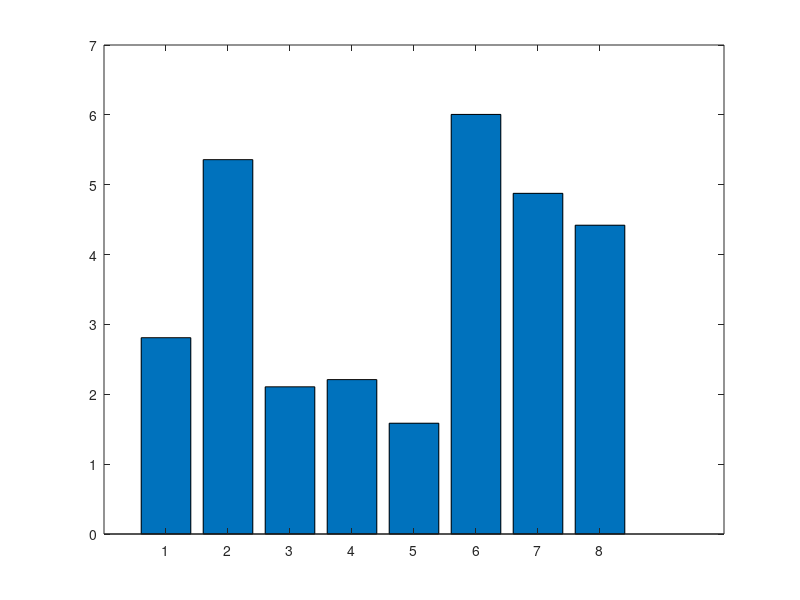

Recreate this plot in MATLAB. (Note: this script raises an error after producing the figure.)
% Component Sizing Math

clc; clear; close all;

% LiOH
m_LiOH = 23.95; %g/mol
m_CO2 = 44.01; %g/mol

lioh_per_co2 = (2*m_LiOH)/m_CO2;
co2_per_lioh = 1/lioh_per_co2;


% Reference - Apollo 15-17 8hr LiOH Canister
m_tot_ref = 2.81; % kg - PLSS Cartridge from launch stowage
m_sorb_ref = 1.42; %kg - LiOH sorbent from Apollo journal
bed_utilization_8hrcanister = 0.50; % 50% reaction completion for 8hr EVA - from NASA tech report (19720017483)
bed_utilization_4hrcanister = 0.35;
% utilization: how lioh can become lithium carbonate
% removal efficiency: how much co2 can be captured
m_charcoal_ref = 0.0567; % kg (2 ounces) - CHECKED, YES THIS IS CORRECT FOR 8HRS

m_co2load_ref = m_sorb_ref * co2_per_lioh * bed_utilization_8hrcanister;

m_house_ref = m_tot_ref - m_sorb_ref;

%%%%%%%%%%%%%%%%%%%%%%%%%%%%%%%%%%%%%%%%%%%%%%%%%%%%%%%%%%%%%%%%%%%%%%%%%%%
% Mars model
m_co2load_mars = 0.91; %kg over 8hrs - from NEW EVA
scaling_ratio = m_co2load_mars/m_co2load_ref;

m_sorb_mars = m_sorb_ref * scaling_ratio;
% charcoal
m_ammonasorbII_8hrs = 0.085; % kg (3 ounces)
m_extrahouse_8hrs = m_ammonasorbII_8hrs - m_charcoal_ref; % = 0.0283 --> add to any house calculations

m_house_mars = (m_house_ref * (m_sorb_mars/m_sorb_ref)^(2/3)) + m_extrahouse_8hrs; % scale up only volume, not thikness

m_tot_mars = m_sorb_mars + m_house_mars + m_extrahouse_8hrs;


fprintf('m_tot_apollo = %g\n', m_tot_ref)
fprintf('m_tot_mars dry = %g\n', m_tot_mars)




%%%%%%%%%%%%%%%%%%%%%%%%%%%%%%%%%%%%%%%%%%%%%%%%%%%%%%%%%%%%%%%%%%%%%%%%%%%
% Segments! Splitting the 8hr upper bound directly in half to account for "short EVAs"
% Assume: short EVA = half of 8hr upper bound --> m_4hr_co2load = m_mars_co2_load/2
% 4 hour EVA:
m_co2load_4hrs = m_co2load_mars/2;

m_tot_ref_4hrs = 2.107; % kg - Apollo 11-14 (with charcoal filter)
m_sorb_ref_4hrs = 1.36; % kg - Apollo 11-14
m_co2load_ref_4hrs = m_sorb_ref_4hrs * co2_per_lioh * bed_utilization_4hrcanister;
m_house_ref_4hrs = m_tot_ref_4hrs - m_sorb_ref_4hrs;

scaling_ratio_4hrs = m_co2load_4hrs/m_co2load_ref_4hrs;

m4hr_sorb = m_sorb_ref_4hrs * scaling_ratio_4hrs;
m4hr_house = (m_house_ref_4hrs * (m4hr_sorb/m_sorb_ref_4hrs)^(2/3)) + m_extrahouse_8hrs; % scale up only volume, not thikness

m4hr_total = m4hr_sorb + m4hr_house;

fprintf('m_tot_mars_4hr dry = %g kg\n', m4hr_total)

% % 8 to 4 differences - in order to size charcoal
% tot_ref_diff = m_tot_ref-m_tot_ref_4hrs;
% sorb_ref_diff = m_sorb_ref - m_sorb_ref_4hrs;
% house_ref_diff = m_house_ref - m_house_ref_4hrs;


% 30 min emergency:
CO2_95th_aero = 6.3122; % g/min - from NEWupperbound_EVA_co2.m
bed_utilization_30MINcanister = 0.3; % estimation
m30min_co2load = (((CO2_95th_aero)/1000)*30)/bed_utilization_30MINcanister; % co2 produced by 95th for 30 mins of aerobic
m30min_sorb = lioh_per_co2 * m30min_co2load;

m30min_house = (m_house_mars * (m30min_sorb/m_sorb_mars)^(2/3)) + m_extrahouse_8hrs;
m30min_total = m30min_sorb + m30min_house;
fprintf('m_tot_mars_30min dry = %g kg\n', m30min_total)


% 4:30 EVA
bed_utilization_430canister = 0.4; % estimation

m30min_co2_actual = (CO2_95th_aero/1000)*30;                 % kg actually absorbed
m_430_co2_actual  = m_co2load_4hrs + m30min_co2_actual;

m_430_sorb = (m_430_co2_actual)*lioh_per_co2/bed_utilization_430canister;
m_430_house = (m_house_ref_4hrs * (m_430_sorb/m_sorb_ref_4hrs)^(2/3)) + m_extrahouse_8hrs;
m430_total = m_430_house + m_430_sorb;

% Modular LiOH Setup
% option 1:
total_modular_mass1 = m4hr_total + m4hr_total + m30min_total;
fprintf('total modular 1 mass dry = %g kg\n', total_modular_mass1)

bed_utilization_MODcanister = 0.85; % estimation
m_sorb_mod = 2*(m4hr_sorb) + m30min_sorb;
m_co2load_mod = m_sorb_mod * co2_per_lioh * bed_utilization_MODcanister;

% option 2:
total_modular_mass2 = m4hr_total + m430_total;
fprintf('total modular 2 mass dry = %g kg\n', total_modular_mass2)

% option 3:
two_4hr_sized = 2*m4hr_total;
% this might cover the 8hr upper AND the 30 min aerobic
fprintf('two 4hr-sized = %g kg\n', two_4hr_sized)


% Dry vs. Wet Mass
% Dry is what I've calculated
% Wet is that mass plus however much co2 is actually captured (depends on efficiency which is derived from dry mass)


% plot - cause I can
y = [m_tot_ref m_tot_mars+m30min_total m_tot_ref_4hrs m4hr_total m30min_total total_modular_mass1 total_modular_mass2 two_4hr_sized];
b = bar(y);
b.FaceColor = 'flat';
b.CData = [0.2 0.2 0.2; 
           0.85 0.4 0.08;
           0.2 0.2 0.2;
           0.9 0.6 0.3;
           0.8 0.0 0.3;
           0.9 0.3 0.6;
           0.8 0.3 0.8;
           0.8 0.3 0.9];

xticks(1:8)
xticklabels({'Apollo 8 hr canister','Mars 8 hr canister','Apollo 4 hr canister','Mars 4 hr canister','Mars 30 min aerobic canister','Mars Modular total 1','Mars Modular total 2', 'Two 4hr-sized'})
xtickangle(15)
ylabel('Dry mass (kg)')
title('LiOH Canister Dry Mass Comparison')
grid on


%%%%%%%%%%%%%%%%%%%%%%%%%%%%%%%%%%%%%%%%%%%%%%%%%%%%%%%%%%%%%%%%%%%%%%%%%%%
% Volume
rho_bulk = 0.0004; % kg/cm^3
V_bed_ref = m_sorb_ref/rho_bulk;
V_bed_ref_4hrs = m_sorb_ref_4hrs/rho_bulk;

V_bed_mars = m_sorb_mars/rho_bulk;
V_bed_4hrs = m4hr_sorb/rho_bulk;
V_bed_430 = m_430_sorb/rho_bulk;

% size of Apollo 8hr and 4hr are same
volume_scale_factor = V_bed_mars/V_bed_ref;
volume_scale_factor_4hrs = V_bed_4hrs/V_bed_ref_4hrs;
volume_scale_factor_430 = V_bed_430/V_bed_ref;   % relative to the Apollo 15-17 bed

L_ref = 30.5; % cm long - Apollo journals
D_ref = 14; % cm in diameter - Apollo journals
V_ref = pi*L_ref*(D_ref/2)^2; % cm^3


V_mars = V_ref*volume_scale_factor;
L_mars = L_ref*(volume_scale_factor)^(1/3);
D_mars = D_ref*(volume_scale_factor)^(1/3);

V_4hr = (V_bed_4hrs)*volume_scale_factor_4hrs; % estimate
L_4hr = L_ref*(volume_scale_factor_4hrs)^(1/3); % cm
D_4hr = D_ref*(volume_scale_factor_4hrs)^(1/3);


V_430 = V_ref*volume_scale_factor_430;           % cm^3
L_430 = L_ref*(volume_scale_factor_430)^(1/3);
D_430 = D_ref*(volume_scale_factor_430)^(1/3);

L_mod2 = L_4hr+L_430;
D_mod2 = D_4hr+D_430;


fprintf('V_apollo = %gL\n', V_ref/1000)
fprintf('V_mars = %gL\n', V_mars/1000)
fprintf('V_4hr = %gL\n', V_4hr/1000)
fprintf('V_430 = %gL\n', V_430/1000)
fprintf('V_mod2 = %gL\n', (V_4hr+V_430)/1000)

m_sorb_tot_needed_upperbound8hrs_plus30aerobic = (m_co2load_mars + m30min_co2_actual) * lioh_per_co2;
co2load_8hr_plus_30aero = m_co2load_mars + m30min_co2_actual;
fprintf('co2 load 8hr upper +30 aerobic = %gkg\n', co2load_8hr_plus_30aero)
